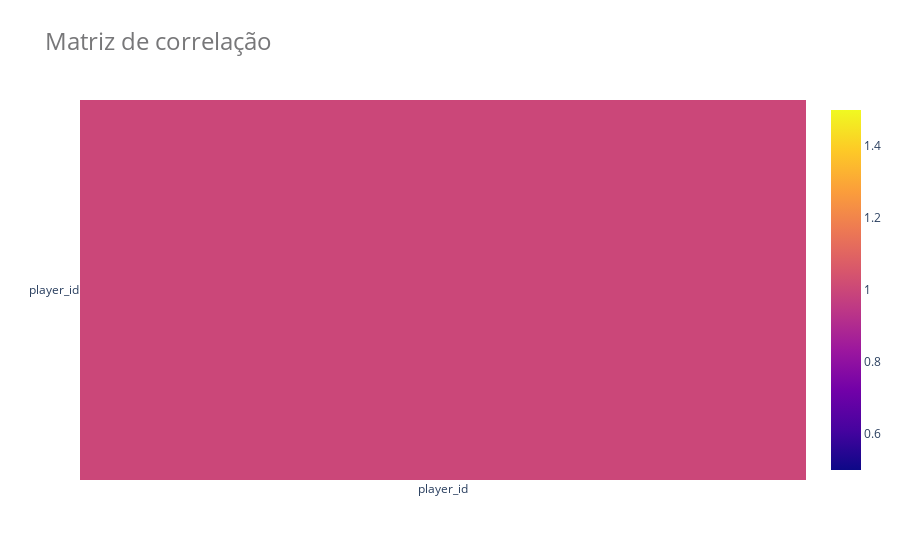

This figure's notebook cell:
### Code cell
corrArr = df3.corr()
fig = go.Figure(data=go.Heatmap(z=corrArr, x=corrArr.columns, y=corrArr.columns))
fig.update_layout(
    title={
        'text':'Matriz de correlação',
        'font':dict(size=24, color="#777779")
    })
fig.show()

### Figure 1 — Plotly figure (JSON) as saved in the notebook; plotly's stock layout.template omitted (floating-point values rounded to 4 significant figures)
{"data": [{"type": "heatmap", "x": ["player_id"], "y": ["player_id"], "z": [[1]]}], "layout": {"title": {"font": {"color": "#777779", "size": 24}, "text": "Matriz de correlação"}}}
